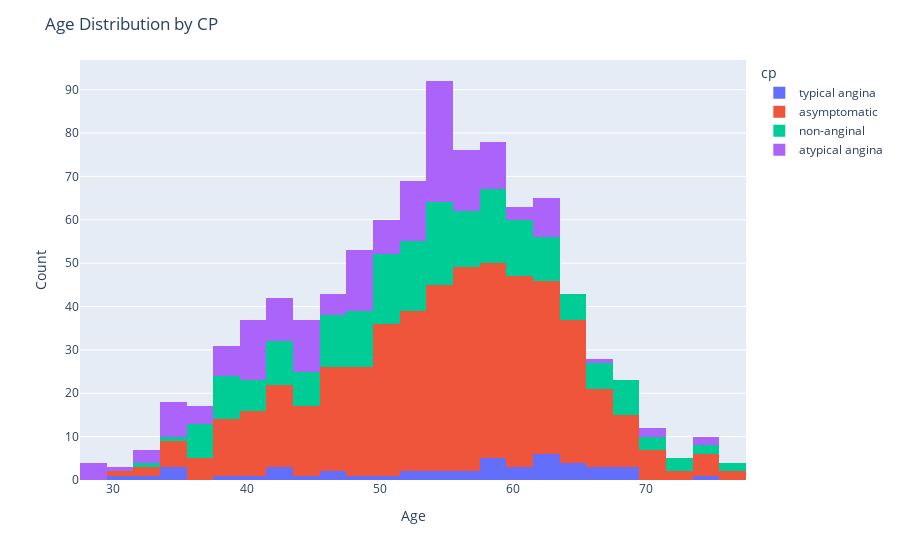

This figure's notebook cell:
### Code cell
# draw the plot of age column grouped by cp column
fig = px.histogram(df, x='age', color='cp')
fig.update_layout(title='Age Distribution by CP', xaxis_title='Age', yaxis_title='Count')
fig.show()

# print the mean median and mode of age column grouped by cp column
print(df.groupby('cp')['age'].agg(['mean', 'median', pd.Series.mode, 'min', 'max']))

### Figure 1 — Plotly figure (JSON) as saved in the notebook; plotly's stock layout.template omitted (floating-point values rounded to 4 significant figures; data arrays with more than 128 entries replaced by an {"elided": "..."} marker saying what was removed)
{"data": [{"alignmentgroup": "True", "bingroup": "x", "hovertemplate": "cp=typical angina<br>age=%{x}<br>count=%{y}<extra></extra>", "legendgroup": "typical angina", "marker": {"color": "#636efa", "pattern": {"shape": ""}}, "name": "typical angina", "offsetgroup": "typical angina", "orientation": "v", "showlegend": true, "type": "histogram", "x": [63, 64, 58, 66, 69, 40, 51, 34, 52, 65, 59, 52, 42, 59, 69, 59, 38, 56, 61, 60, 59, 64, 45, 30, 35, 43, 47, 54, 57, 62, 34, 43, 46, 55, 32, 62, 62, 67, 67, 65, 49, 62, 61, 68, 74, 62], "xaxis": "x", "yaxis": "y"}, {"alignmentgroup": "True", "bingroup": "x", "hovertemplate": "cp=asymptomatic<br>age=%{x}<br>count=%{y}<extra></extra>", "legendgroup": "asymptomatic", "marker": {"color": "#EF553B", "pattern": {"shape": ""}}, "name": "asymptomatic", "offsetgroup": "asymptomatic", "orientation": "v", "showlegend": true, "type": "histogram", "x": {"elided": "496 int values"}, "xaxis": "x", "yaxis": "y"}, {"alignmentgroup": "True", "bingroup": "x", "hovertemplate": "cp=non-anginal<br>age=%{x}<br>count=%{y}<extra></extra>", "legendgroup": "non-anginal", "marker": {"color": "#00cc96", "pattern": {"shape": ""}}, "name": "non-anginal", "offsetgroup": "non-anginal", "orientation": "v", "showlegend": true, "type": "histogram", "x": {"elided": "204 int values"}, "xaxis": "x", "yaxis": "y"}, {"alignmentgroup": "True", "bingroup": "x", "hovertemplate": "cp=atypical angina<br>age=%{x}<br>count=%{y}<extra></extra>", "legendgroup": "atypical angina", "marker": {"color": "#ab63fa", "pattern": {"shape": ""}}, "name": "atypical angina", "offsetgroup": "atypical angina", "orientation": "v", "showlegend": true, "type": "histogram", "x": {"elided": "174 int values"}, "xaxis": "x", "yaxis": "y"}], "layout": {"barmode": "relative", "legend": {"title": {"text": "cp"}, "tracegroupgap": 0}, "margin": {"t": 60}, "title": {"text": "Age Distribution by CP"}, "xaxis": {"anchor": "y", "domain": [0, 1], "title": {"text": "Age"}}, "yaxis": {"anchor": "x", "domain": [0, 1], "title": {"text": "Count"}}}}
